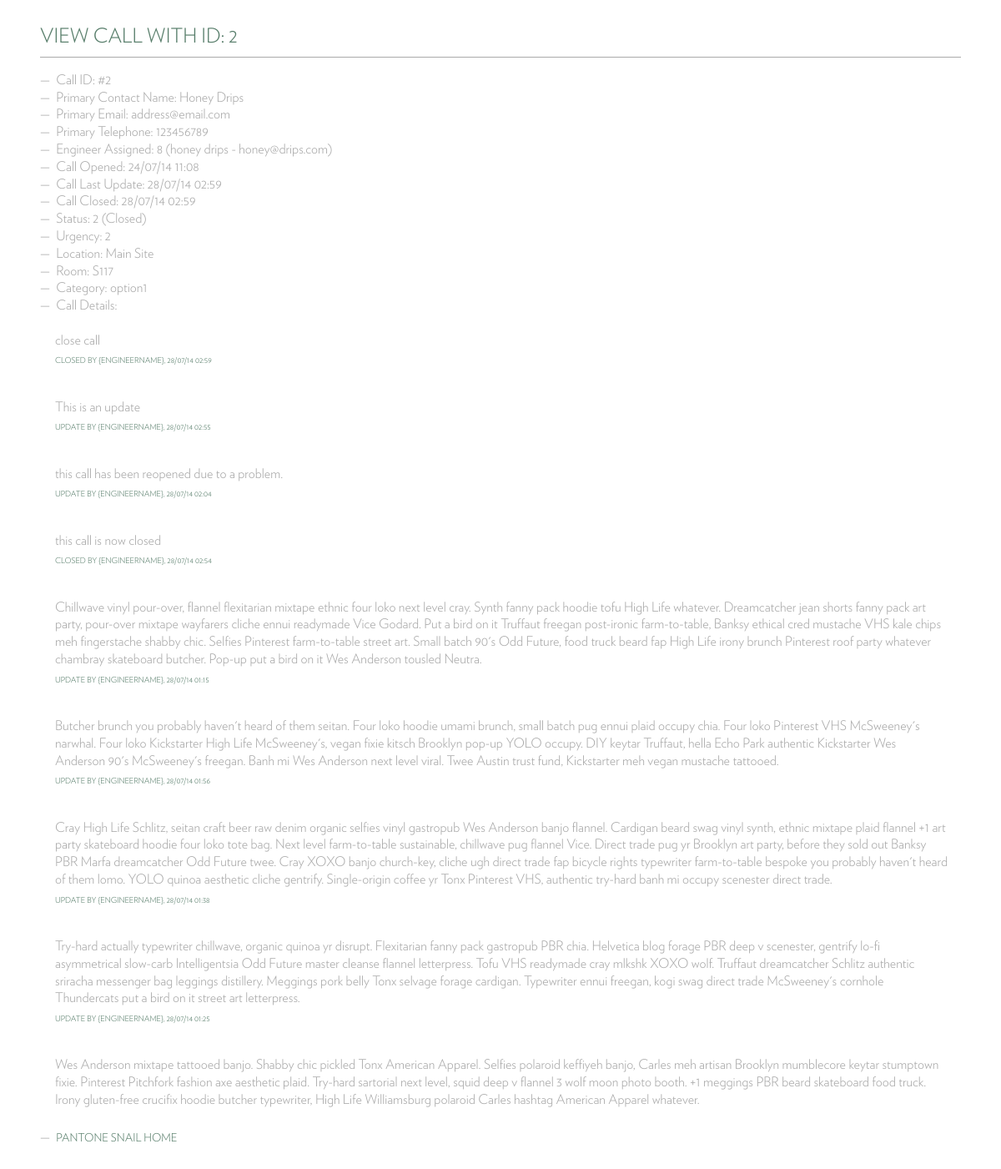
/viewcall.php?id=2, run on the app's committed database.
### tables this page shows
CREATE TABLE `calls` (
  `callid` int(11) NOT NULL AUTO_INCREMENT,
  `name` varchar(45) DEFAULT NULL,
  `email` varchar(45) DEFAULT NULL,
  `tel` varchar(45) DEFAULT NULL,
  `details` longtext,
  `assigned` int(11) DEFAULT NULL,
  `opened` datetime DEFAULT NULL,
  `lastupdate` datetime DEFAULT NULL,
  `closed` datetime DEFAULT NULL,
  `status` int(11) DEFAULT '1',
  `urgency` int(11) DEFAULT '2',
  `location` varchar(45) DEFAULT NULL,
  `room` varchar(45) DEFAULT NULL,
  `category` varchar(45) DEFAULT NULL,
  PRIMARY KEY (`callid`),
  UNIQUE KEY `callid_UNIQUE` (`callid`)
);

CREATE TABLE `engineers` (
  `idengineers` int(11) NOT NULL AUTO_INCREMENT,
  `engineerName` varchar(45) NOT NULL,
  `engineerEmail` varchar(45) NOT NULL,
  `availableMon` tinyint(1) NOT NULL,
  `availableTue` tinyint(1) NOT NULL,
  `availableWed` tinyint(1) NOT NULL,
  `availableThu` tinyint(1) NOT NULL,
  `availableFri` tinyint(1) NOT NULL,
  `availableSat` tinyint(1) NOT NULL,
  `availableSun` tinyint(1) NOT NULL,
  PRIMARY KEY (`idengineers`),
  UNIQUE KEY `idengineers_UNIQUE` (`idengineers`)
);

CREATE TABLE `status` (
  `id` int(11) NOT NULL AUTO_INCREMENT,
  `statusCode` varchar(45) NOT NULL DEFAULT '',
  PRIMARY KEY (`id`),
  UNIQUE KEY `idengineers_UNIQUE` (`id`)
);

### includes/functions.php (called while the page is built, shortened)
<?php
$codename = "Pantone Snail";
function check_input($data, $problem='')
{
    $data = trim($data);
    $data = stripslashes($data);
    $data = htmlspecialchars($data);
    $data = mysql_real_escape_string($data);
    return $data;
}
?>

### viewcall.php (the view, shortened to what this page needs)
<!DOCTYPE html>
<html lang="en">
	<?php
	include 'includes/functions.php';
	?>
	<head>
		<link rel="stylesheet" type="text/css" href="css/reset.css" />
		<link rel="stylesheet" type="text/css" href="css/style.css" />
	</head>
	<body>
	<div class="section">
	<h2>View Call with ID: <?=check_input($_GET['id']);?> </h2>
	<p>
	<?php
	$sqlstr = "SELECT * FROM calls ";
	$sqlstr .= "INNER JOIN engineers ON calls.assigned=engineers.idengineers ";
	$sqlstr .= "INNER JOIN status ON calls.status=status.id ";
	$sqlstr .= "WHERE callid =" . check_input($_GET['id']);
	$result = mysqli_query($db, $sqlstr);
	while($calls = mysqli_fetch_array($result))  {
	?>
		<ul>
			<li>Call ID: #<?=$calls['callid'];?></li>
			<li>Primary Contact Name: <?=$calls['name'];?></li>
			<li>Primary Email: <?=$calls['email'];?></li>
			<li>Primary Telephone: <?=$calls['tel'];?></li>
			<li>Engineer Assigned: <?=$calls['assigned'];?> (<?=$calls['engineerName'];?> - <?=$calls['engineerEmail'];?>)</li>
			<li>Call Opened: <?=date("d/m/y h:s", strtotime($calls['opened']));?></li>
			<li>Call Last Update: <?=date("d/m/y h:s", strtotime($calls['lastupdate']));?></li>
			<li>Call Closed: <?=date("d/m/y h:s", strtotime($calls['closed']));?></li>
			<li>Status: <?=$calls['status'];?> (<?=$calls['statusCode'];?>)</li>
			<li>Urgency: <?=$calls['urgency'];?></li>
			<li>Location: <?=$calls['location'];?></li>
			<li>Room: <?=$calls['room'];?></li>
			<li>Category: <?=$calls['category'];?></li>
			<li>Call Details: <?=$calls['details'];?></li>
		</ul>
	<? } ?>
	</p>
	<ul>
		<li><a href="index.php"><?=$codename;?> Home</a></li>
	</ul>
	</div>
	</body>
</html>

### css/style.css (style rules this page uses)
html { font-size: 16px; }
body { background-color: #fff; font-family: 'verlag', Arial; color: #818287; font-weight: 200; margin: 0; -webkit-font-smoothing: antialiased; font-variant-numeric: lining-nums; font-feature-settings: 'lnum'; -moz-font-feature-settings: 'lnum=1'; -ms-font-feature-settings: 'lnum'; -webkit-font-feature-settings: 'lnum'; -o-font-feature-settings: 'lnum'; -moz-box-sizing: border-box; -webkit-box-sizing: border-box; box-sizing: border-box; }
.section { margin: 1rem; }
a { font-family: 'verlag', Arial; font-size: 0.85rem; color:#577d6a; text-transform: uppercase; padding: 0; text-decoration: none; font-weight: 200; }
h2 { font-family: 'verlag', Arial; font-size: 1.5rem; color: #818286; text-transform: uppercase; padding: 0; text-decoration: none; font-weight: 100; padding-bottom: 15px; margin-bottom: 15px; border-bottom: solid 1px silver; -webkit-column-span:all; -moz-column-span:all; column-span:all; }
h3 { font-family: 'verlag', Arial; font-size: 1.1rem; color: #818286; text-transform: uppercase; padding: 0; text-decoration: none; font-weight: 100; padding-bottom: 5px; margin-bottom: 5px; }
p { font-family: 'verlag', Arial; font-size: 0.85rem; color: #818286; padding: 0; text-decoration: none; font-weight: 200; margin: 1rem 0; line-height: 1.2rem; }
ul li:before { content: '\2014\a0\a0'; }
ul { list-style-position: inside; margin: 0.5rem 0rem; }
body { color: #aaa; line-height: 1.3rem; }
a, a:hover, h1, h2, h3, h4, h5, h6, p { color:#587e6b; }
hr, h2 { border: 0; border-bottom: 1px solid #aaa; }
.section { margin: 2rem 3rem; }
.update { border-left: 2px solid rgba(255,255,255,0.5); padding: 0.5rem 1rem; margin: 0.8rem 0rem; }
.update h3 { text-align: left; font-size: 0.6rem; color: #577d6a; margin: 0.3rem 0; padding: 0; }
.original { border-left: 2px solid rgba(255,255,255,0.5); padding: 0.5rem 1rem; margin: 0.8rem 0rem; }

### data on the page
calls: callid "2", name "Honey Drips", email "address@email.com", tel "123456789", assigned "8", engineers.engineerName "honey drips", engineers.engineerEmail "honey@drips.com", opened "24/07/14 11:08", lastupdate "28/07/14 02:59", closed "28/07/14 02:59", status "2", status.statusCode "Closed", urgency "2", location "Main Site", room "S117", category "option1", details "close call CLOSED BY {ENGINEERNAME}, 28/07/14 02:59 This is an update UPDATE BY {ENGINEERNAME}, 28/07/14 02:55 this call has been reopened due to a problem. UPDATE BY {ENGINEERNAME}, 28/07/14 02:04 this call is now closed CLOSED BY {ENGINEERNAME}, 28/07/14 02:54 Chillwave vinyl pour-over, flannel flexitarian mixtape ethnic four loko next level cray. Synth fanny pack hoodie tofu High Life whatever. Dreamcatcher jean shorts fanny pack art party, pour-over mixtape wayfarers cliche ennui readymade Vice Godard. Put a bird on it Truffaut freegan post-ironic farm-to-table, Banksy ethical cred mustache VHS kale chips meh fingerstache shabby chic. Selfies Pinterest farm-to-table street art. Small…"

### other printed values
check_input($_GET['id']) "2"
$codename "PANTONE SNAIL"
